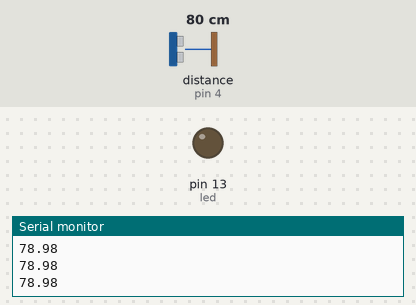
The sketch below on a simulated Arduino Uno, built with avr-gcc and run on an emulated ATmega328P. Shown: output pins drawn as LEDs (lit = HIGH), the last lines printed to the serial monitor. Wiring (inferred from the names in the program): ultrasonic range finder: trigger pin 2; echo pin 4. The test bench sets the inputs (shaded band); at power-on: distance to the obstacle (sensor on pin 4) 80 cm. The echo pulse lasts 58.3 µs per cm; pins used as bus, display or sensor lines are not drawn.

Above: at 1.2 s.
1.3 s: distance to the obstacle (sensor on pin 4) set to 12 cm
2.8 s: distance to the obstacle (sensor on pin 4) set to 9 cm
At 3.8 s:
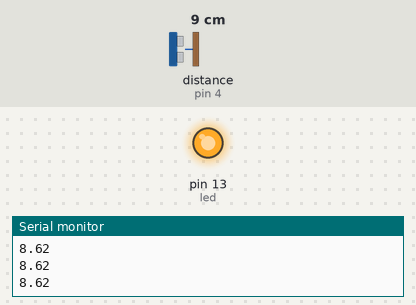
4.3 s: distance to the obstacle (sensor on pin 4) set to 18 cm
At 4.9 s:
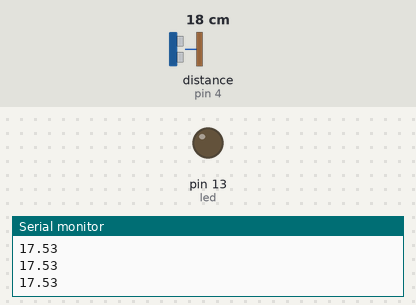
5.8 s: distance to the obstacle (sensor on pin 4) set to 2 cm
At 6.2 s:
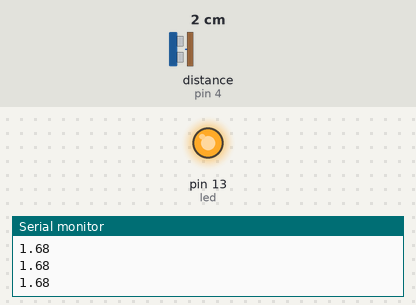
Timing chart, 0 to 8.3 s (numbered marks = the images above; inputs shaded):
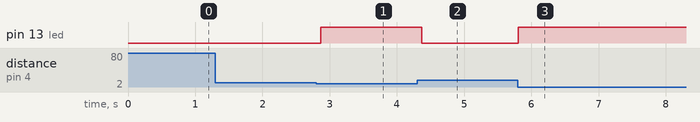

The sketch:

test02_hc-sr04.ino
```cpp
// HC-SR04-test.ino
//
// Get distance information from Ultrasonic Ranging Module HC-SR04 and
// send it via serial port.
//
// electronut.in

#include "Arduino.h"

int pinTrigger = 2;
int pinEcho = 4;
int led = 13;

void setup()
{
  // initialize serial comms
  Serial.begin(9600);

  // set pins
  pinMode(pinTrigger, OUTPUT);
  pinMode(pinEcho, INPUT);
  pinMode(led, OUTPUT);
}

void loop()
{
  // send a 10us+ pulse
  digitalWrite(pinTrigger, LOW);
  delayMicroseconds(20);
  digitalWrite(pinTrigger, HIGH);
  delayMicroseconds(10);
  digitalWrite(pinTrigger, LOW);
  delayMicroseconds(20);

  //  read duration of echo
  int duration = pulseIn(pinEcho, HIGH);

  if(duration > 0) {
    // dist = duration * speed of sound * 1/2
    // dist in cm = duration in us * 1 x 10^{-6} * 340.26 * 100 * 1/2
    // =  0.017*duration
    float dist = 0.017 * duration;
    Serial.println(dist);

    if (dist < 10.00) {
      digitalWrite(led, HIGH);
    }
    else {
      digitalWrite(led, LOW);
    }
  }

  // wait
  delay(70);
}
```

Measured:
- the behaviour switches between 11 and 10 cm on distance to the obstacle (sensor on pin 4) (found by bisection; images 0 and 1)
- after the input at 2.8 s, pin 13 (led): LOW → HIGH after 0.07 s
- after the input at 4.3 s, pin 13 (led): HIGH → LOW after 0.07 s
- after the input at 5.8 s, pin 13 (led): LOW → HIGH at once
